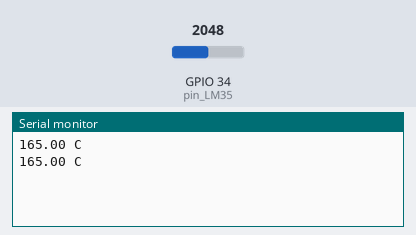
This sketch was run on a simulated ESP32. Parts: the last lines printed to the serial monitor. The test bench sets the inputs (shaded band); at power-on: GPIO 34 (pin_LM35) = 2048 (analog values on the 0–4095 scale).

Above: at 2.8 s.
2.9 s: GPIO 34 (pin_LM35) set to 2866
At 4.4 s:
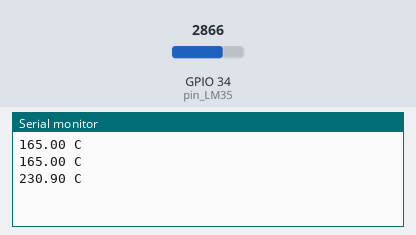
5.6 s: GPIO 34 (pin_LM35) set to 3603
At 7.2 s:
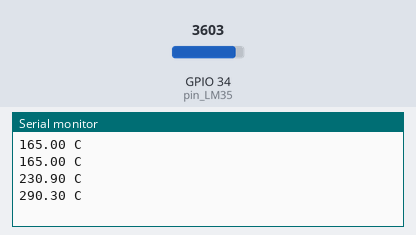
Timing chart, 0 to 8.7 s (numbered marks = the images above; inputs shaded):
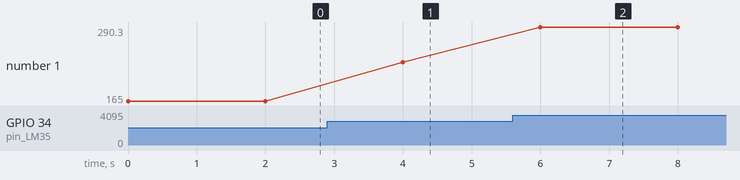

The sketch:

LM35Repaso.ino
```cpp
const int pin_LM35 = 34;


void setup() {
  Serial.begin(115200);
  analogReadResolution(12);

}

void loop() {
  int miliVolts = analogReadMilliVolts(pin_LM35);

  float temperaturaC = miliVolts / 10.0;

  Serial.print(temperaturaC);
  Serial.println(" C");

  delay(2000);

}
```

Measured:
- after the input at 2.9 s, the serial monitor: prints a new line after 1.1 s (image 1)
- after the input at 5.6 s, the serial monitor: prints a new line after 0.40 s (image 2)
- plotted number 1: 165 → 230.9 after the input at 2.9 s, 230.9 → 290.3 after the input at 5.6 s
